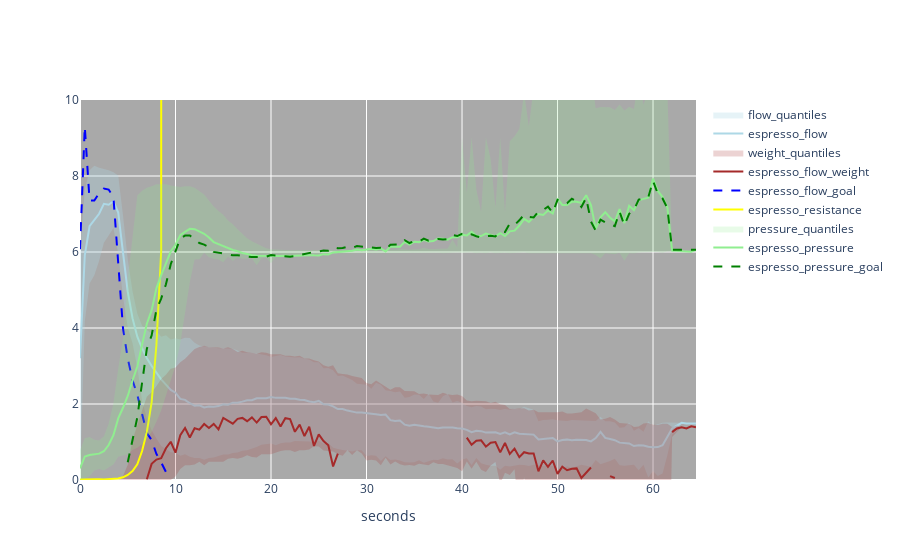

Here is the notebook cell this chart was saved with:
### Code cell
visualize_shot(median_agg, time_index=None, 
               flow_quantiles=flow_quantiles, weight_quantiles=weight_quantiles, pressure_quantiles=pressure_quantiles
              )

### Figure 1 — Plotly figure (JSON) as saved in the notebook; plotly's stock layout.template omitted (floating-point values rounded to 4 significant figures; data arrays with more than 128 entries replaced by an {"elided": "..."} marker saying what was removed)
{"data": [{"fill": "toself", "fillcolor": "lightblue", "hoverinfo": "none", "line": {"color": "rgba(255,255,255,0)"}, "mode": "lines", "name": "flow_quantiles", "opacity": 0.3, "type": "scatter", "x": {"elided": "260 float values"}, "y": {"elided": "260 float values"}}, {"line": {"color": "lightblue"}, "mode": "lines", "name": "espresso_flow", "type": "scatter", "x": {"elided": "130 float values"}, "y": {"elided": "130 float values"}}, {"fill": "toself", "fillcolor": "brown", "hoverinfo": "none", "line": {"color": "rgba(255,255,255,0)"}, "mode": "lines", "name": "weight_quantiles", "opacity": 0.2, "type": "scatter", "x": {"elided": "260 float values"}, "y": {"elided": "260 float values"}}, {"line": {"color": "brown"}, "mode": "lines", "name": "espresso_flow_weight", "type": "scatter", "x": {"elided": "130 float values"}, "y": {"elided": "130 float values"}}, {"line": {"color": "blue", "dash": "dash"}, "mode": "lines", "name": "espresso_flow_goal", "type": "scatter", "x": {"elided": "130 float values"}, "y": {"elided": "130 float values"}}, {"line": {"color": "yellow"}, "mode": "lines", "name": "espresso_resistance", "type": "scatter", "x": {"elided": "130 float values"}, "y": {"elided": "130 float values"}}, {"fill": "toself", "fillcolor": "lightgreen", "hoverinfo": "none", "line": {"color": "rgba(255,255,255,0)"}, "mode": "lines", "name": "pressure_quantiles", "opacity": 0.2, "type": "scatter", "x": {"elided": "260 float values"}, "y": {"elided": "260 float values"}}, {"line": {"color": "lightgreen"}, "mode": "lines", "name": "espresso_pressure", "type": "scatter", "x": {"elided": "130 float values"}, "y": {"elided": "130 float values"}}, {"line": {"color": "green", "dash": "dash"}, "mode": "lines", "name": "espresso_pressure_goal", "type": "scatter", "x": {"elided": "130 float values"}, "y": {"elided": "130 float values"}}], "layout": {"autosize": true, "hovermode": "x", "plot_bgcolor": "darkgray", "title": {}, "xaxis": {"autorange": true, "range": [0, 64.5], "title": {"text": "seconds"}, "type": "linear"}, "yaxis": {"range": [0, 10], "type": "linear"}}}
